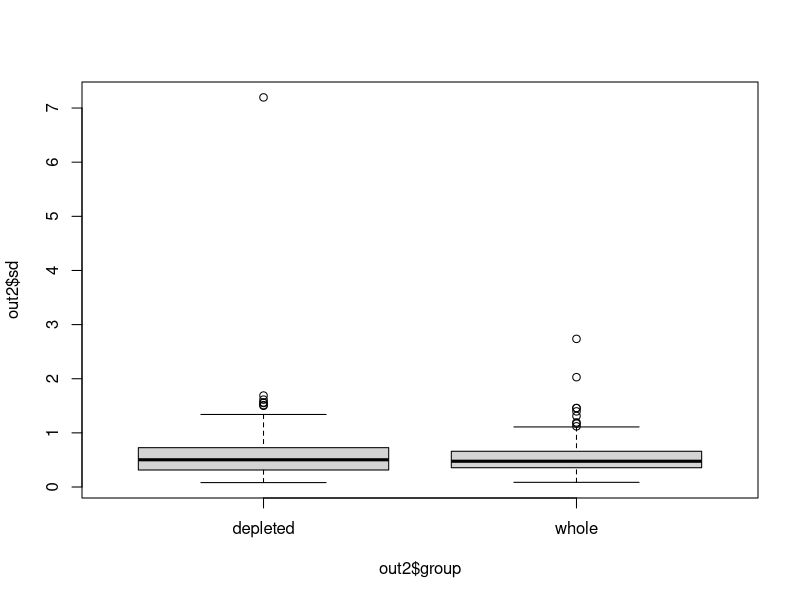

Recreate this plot in R. (Note: this script raises an error after producing the figure.)
library("lme4")

library("plyr")
library("ggplot2")
library("MASS")
# read data

#dat <- read.csv("P:/RFI Protemics/twofileswithproteindata/Proteins of Interst for Tech Paper.csv")

#dat <- read.csv("/run/user/1000/gvfs/smb-share:server=smb.stat.iastate.edu,share=ntyet/RFI Protemics/twofileswithproteindata/Proteins of Interst for Tech Paper.csv")
dat <- read.csv("Proteins of Interst for Tech Paper.csv")

dim(dat)

x <- colnames(dat) # column name of data
x


y <- c( "Image","X", paste("X.", 1:31, sep = "")) # Column name unsued

# Column name used in analysis including the id of protein and 16 gels  
# of 8 animals, each gel runs twice

use.col <- setdiff(x,y)
use.col
dat.used <- as.matrix(dat[, use.col])
dim(dat.used)


# The first row is group classification, the second row is the name of Std. Abund, therefore the data actually in use is the dat.used except the first 2 rows
dat.final <- matrix(as.numeric(dat.used[-c(1:2),]), 
                    nrow = nrow(dat.used)-2,
                    ncol = ncol(dat.used),
                    byrow = F) 
dim(dat.final)

head(dat.final)

# Group of each sample

group <- dat.used[1,-1] 
group

# Obtain data for each group: Depelted and Not.Depleted (Whole), the first column of dat.final contains name of protein
depleted.dat <- dat.final[,-1][,group=="Depleted"]
dim(depleted.dat)
depleted.dat[1,]

not.depleted.dat <- dat.final[,-1][,group=="Whole"]
dim(not.depleted.dat)
not.depleted.dat[1,]

# Find out which Cy is used for each run

group[group=="Depleted"] # Cy for Depleted group: rep(c(5,5,3,3),4)

group[group=="Whole"] # Cy for Whole group: rep(c(3,3,5,5),4)

#metadata <- read.table("/run/user/1000/gvfs/smb-share:server=smb.stat.iastate.edu,share=ntyet/RFI Protemics/twofileswithproteindata/Meta.data2.txt")
#metadata <- read.table("Meta.data2.txt")
#str(metadata)
# Sample.Name <- c("1807", "4810", "1209", "1906", "3908", "3106", "2107", "2712")
# line <- rep(c(1,2), each = 8)
# x <- rnorm(16, 0, 1)
# depleted <- "TRUE"

result <- function(x, depleted){ # x is the row of data (i.e., data of each protein spot)
  if (depleted == "TRUE"){
    cy <- as.factor(rep(c(5,5,3,3),4))
  } else {
    cy <- as.factor(rep(c(3,3,5,5),4))
  }
  animal <- as.factor(rep(1:8, each = 2))
  line <- as.factor(rep(c(1,2), each = 8))
  # check if all obsetvations for one Cy are missing or not
  if ((sum(is.na(x[cy==3]))==8|sum(is.na(x[cy==5]))==8) & 
        (sum(is.na(x[line==1]))==8|sum(is.na(x[line==2]))==8)){
    model <- lmer(x~ (1|animal), na.action="na.omit")
    mean.estimate <- summary(model)$coeff[,1]
    sd.estimate <- as.vector(sqrt(summary(model)$vcov))
    #str(summary(model))
  } 
  if ((sum(is.na(x[cy==3]))==8|sum(is.na(x[cy==5]))==8) & 
        ((sum(is.na(x[line==1]))!=8)&(sum(is.na(x[line==2]))!=8))){
    model <- lmer(x~ line + (1|animal), na.action="na.omit")
    mean.estimate <- summary(model)$coeff[1,1] + summary(model)$coeff[2,1]/2
    sd.estimate <- as.vector(sqrt(t(c(1,1/2)) %*%summary(model)$vcov%*%c(1,1/2)))
  }
  
  if ((sum(is.na(x[cy==3]))!=8|sum(is.na(x[cy==5]))!=8) & 
        ((sum(is.na(x[line==1]))==8)&(sum(is.na(x[line==2]))==8))){
    model <- lmer(x~ cy + (1|animal), na.action="na.omit")
    mean.estimate <- summary(model)$coeff[1,1] + summary(model)$coeff[2,1]/2
    sd.estimate <- as.vector(sqrt(t(c(1,1/2)) %*%summary(model)$vcov%*%c(1,1/2)))
  }
  
  if ((sum(is.na(x[cy==3]))!=8& sum(is.na(x[cy==5]))!=8) & 
        ((sum(is.na(x[line==1]))!=8)&(sum(is.na(x[line==2]))!=8))){ 
    model <- lmer(x~ cy + line + (1|animal), na.action="na.omit")
    #str(summary(model))
    mean.estimate <- summary(model)$coeff[1,1] + 
      summary(model)$coeff[2,1]/2 + 
      summary(model)$coeff[3,1]/2
    
    sd.estimate <- as.vector(sqrt(t(c(1, 1/2, 1/2))%*% summary(model)$vcov %*%c(1,1/2, 1/2)))  }
  
  
  return(c(mean.estimate, sd.estimate))
}

dim(depleted.dat)
dim(not.depleted.dat)
depleted.out <- laply(1:236, function(i)result(depleted.dat[i,], depleted = "TRUE"))

not.depleted.out <- laply(1:236, function(i)result(not.depleted.dat[i,], depleted = "FALSE"))

colnames(depleted.out) <- colnames(not.depleted.out) <- c("mean","sd")

summary(depleted.out) # depleted group
summary(not.depleted.out) # not.depleted group 
# mean_group <- as.data.frame(cbind(value =c(depleted.out[,"mean"], not.depleted.out[,"mean"]), group = rep(c("depleted", "whole"), each = dim(depleted.out)[1])))
# str(mean_group)
# qplot(mean_group)
# qplot(group, value, data = mean_group, geom= "boxplot")
#boxplot(depleted.out)


mean(depleted.out[,2] > not.depleted.out[,2])


wilcox.test(depleted.out[,2], not.depleted.out[, 2], alternative = "greater", paired = TRUE)
wilcox.test(depleted.out[,2], not.depleted.out[, 2], alternative = "two.sided", paired = TRUE)
?wilcox.test
wilcox.test(log(depleted.out[,2]/not.depleted.out[, 2]), alternative = "two.sided")
wilcox.test(log(depleted.out[,2]/not.depleted.out[, 2]), alternative = "greater")

# check for outlier
sum(abs(depleted.out[,1])>10)

# Delete outlier
depleted.out2 <- depleted.out[-which(abs(depleted.out[,1])>10),]

not.depleted.out2 <- not.depleted.out[-which(abs(depleted.out[,1])>10),]

summary(depleted.out2) # depleted group
summary(not.depleted.out2) # not.depleted group 


mean(depleted.out2[,2] > not.depleted.out2[,2])


wilcox.test(depleted.out2[,2], not.depleted.out2[, 2], alternative = "greater", paired = TRUE)
wilcox.test(depleted.out2[,2], not.depleted.out2[, 2], alternative = "two.sided", paired = TRUE)
wilcox.test(log(depleted.out2[,2]/not.depleted.out2[, 2]), alternative = "two.sided")
wilcox.test(log(depleted.out2[,2]/not.depleted.out2[, 2]), alternative = "greater")

depleted.out2 <- as.data.frame(depleted.out2)
not.depleted.out2 <- as.data.frame(not.depleted.out2)
depleted.out2$group <- "depleted"
not.depleted.out2$group <- "whole"
out2 <- rbind(depleted.out2, not.depleted.out2)

str(out2)
boxplot(out2$sd ~ out2$group)
boxplot(out$sd ~ out$group)
qplot(y = depleted.out2[,1], x = not.depleted.out2[,1], xlim = c(-8, 8), 
      ylim = c(-8, 8), main = "mean of each group(deleted outlier)",
      ylab = "depleted", 
      xlab = "whole")
qplot(y = depleted.out2[,2], x = not.depleted.out2[,2], xlim = c(-8, 8), 
      ylim = c(-8, 8), main = "sd of each group(deleted outlier)",
      ylab = "depleted", 
      xlab = "whole")


qplot(x = group, y = mean, 
        data = out2, geom = "boxplot", colour =group, 
        main = "mean for each group")

qplot(x = group, y = sd, 
      data = out2, geom = "boxplot", colour =group,
      main = "sd for each group")

  

depleted.out <- as.data.frame(depleted.out)
not.depleted.out <- as.data.frame(not.depleted.out)
depleted.out$group <- "depleted"
not.depleted.out$group <- "whole"
out <- rbind(depleted.out, not.depleted.out)


qplot(y = depleted.out[,1], x = not.depleted.out[,1], xlim = c(-8, 8), 
      ylim = c(-8, 8), main = "mean of each group(deleted outlier)",
      ylab = "depleted", 
      xlab = "whole")
qplot(y = depleted.out[,2], x = not.depleted.out[,2], xlim = c(-8, 8), 
      ylim = c(-8, 8), main = "sd of each group(deleted outlier)",
      ylab = "depleted", 
      xlab = "whole")


qplot(x = group, y = mean, 
      data = out, geom = "boxplot", colour =group, 
      main = "mean for each group")

qplot(x = group, y = sd, 
      data = out, geom = "boxplot", colour =group,
      main = "sd for each group")
